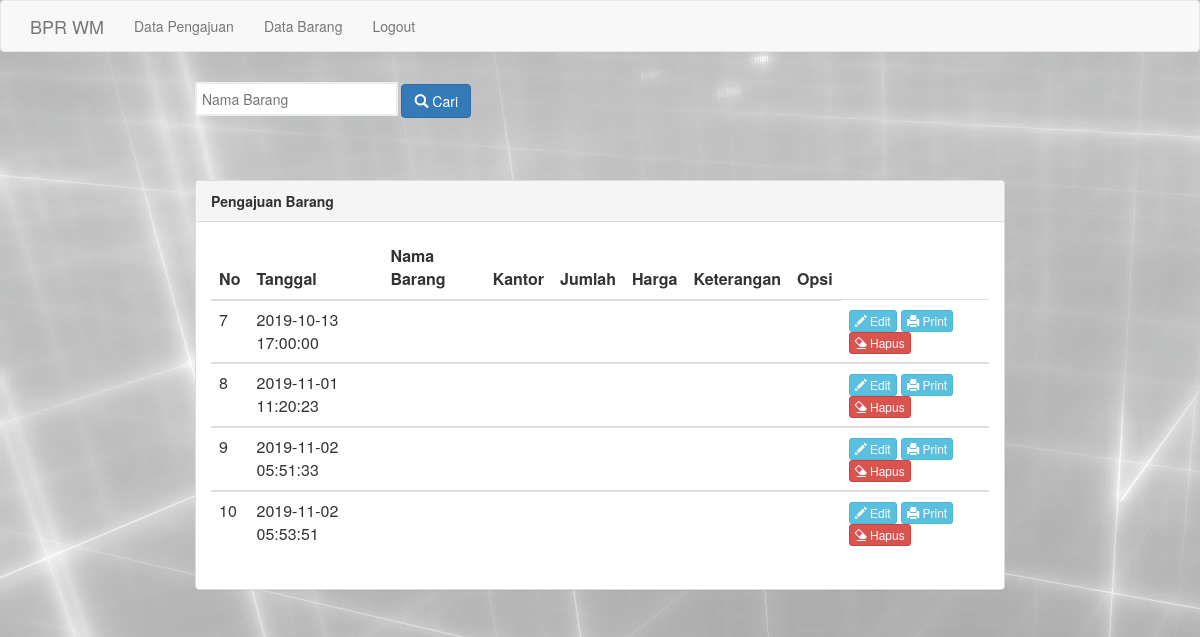
The page /hrd/proses_search.php on the database as committed earlier.
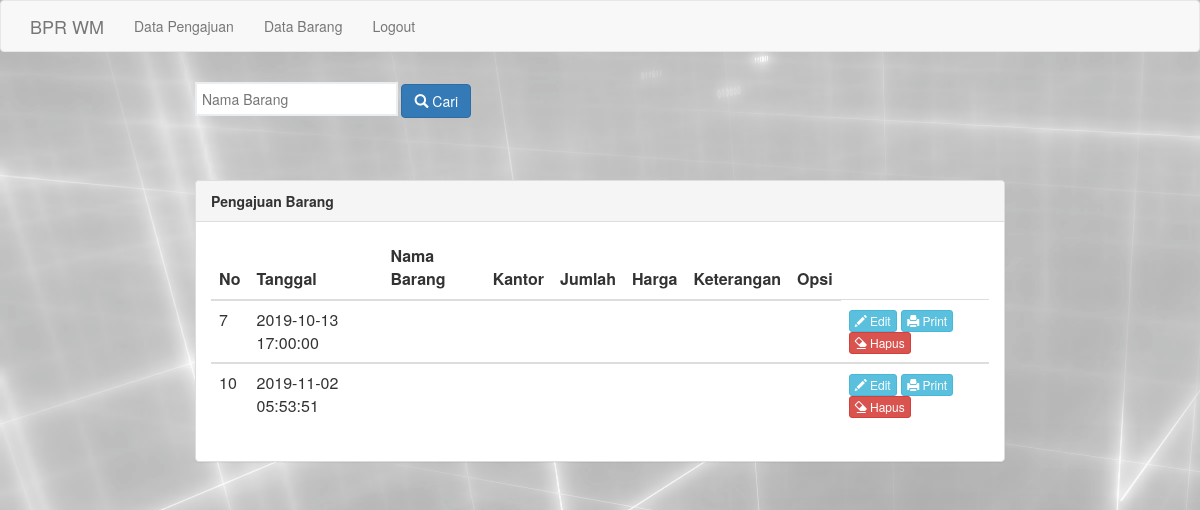
The same page on the database as committed later.
### tables this page shows
CREATE TABLE `pengajuan_brg` (
  `id_pengajuan` int(5) NOT NULL,
  `tgl_pengajuan` timestamp NOT NULL DEFAULT CURRENT_TIMESTAMP,
  `nm_brg_pgj` varchar(50) NOT NULL,
  `nm_kantor_pgj` varchar(50) NOT NULL,
  `jml_brg_pgj` int(100) NOT NULL,
  `sat_brg_pgj` varchar(100) NOT NULL,
  `hrg_brg_pgj` int(20) NOT NULL,
  `tot_hrg_pgj` int(100) NOT NULL,
  `ket_pgj` text NOT NULL,
  `notif_pgj` varchar(100) NOT NULL DEFAULT 'prosess'
);

### hrd/proses_search.php (the view, shortened to what this page needs)
<html>
<head>
  <link rel="stylesheet" type="text/css" href="assets/css/bootstrap.css">
</head>
<body>
  <nav class="navbar navbar-default">
          <div class="container">
            <div class="navbar-header">
              <a class="navbar-brand" href="www.bprwm.co.id">BPR WM</a>
            </div>
            <div class="collapse navbar-collapse" id="bs-example-navbar-collapse-1">
              <ul class="nav navbar-nav">
                <li><a href="index_pengajuan.php">Data Pengajuan <span class="sr-only">(current)</span></a></li>
                <li><a href="../admin/index_data.php">Data Barang</a></li>
                <li><a href="logout.php">Logout</a></li>
              </ul>
            </div>
          </div>
        </nav>
  <div class="row">
    <div class="container-fuild">
      <div class="row">
        <div class="col-md-8 col-md-offset-2">
          <form action="proses_search.php" method="get">
          <input type="search" name="cari" placeholder="Nama Barang" >
          <button action="proses_search.php" type="submit" class="btn btn-primary"><i class="glyphicon glyphicon-search" value="Cari"  ></i> Cari</button>
        </form>
<?php
include 'koneksi.php';
?>
          <br>
          <br>
          <div class="panel panel-default">
            <div class="panel-heading">
              <span class="title"><b>Pengajuan Barang</b></span>
            </div>
            <div class="panel-body">
              <table class="table table-stripped" width="100%">
                <thead>
                  <tr>
                    <th>No</th>
                    <th>Tanggal</th>
                    <th>Nama Barang</th>
                    <th>Kantor</th>
                    <th>Jumlah</th>
                    <th>Harga</th>
                    <th>Keterangan</th>
                    <th>Opsi</th>
                  </tr>
                </thead>
<?php
  if(isset($_GET['cari'])){
    $cari = $_GET['cari'];
    $lihat = mysqli_query($connect,"SELECT * FROM pengajuan_brg WHERE nm_brg like '%".$cari."%'");
  }else{
    $lihat = mysqli_query($connect,"SELECT * FROM pengajuan_brg");
  }
  $no = 1;
  while($data = mysqli_fetch_array($lihat)){
?>
                <tbody>
                  <tr>
                    <td><?php echo $data['id_pengajuan']?></td>
                    <td><?php echo $data['tgl_pengajuan']?></td>
                    <td><?php echo $data['nm_brg']?></td>
                    <td><?php echo $data['nm_kantor']?></td>
                    <td><?php echo $data['jml_brg']?></td>
                    <td><?php echo $data['hrg_brg']?></td>
                    <td><?php echo $data['ket']?></td>
                    <td>
                    <td>
                      <a href="edit.php?id_brg=<?php echo $data['id_brg']?>" class="btn btn-info btn-xs"><i class="glyphicon glyphicon-pencil"></i> Edit</a>
                      <a href="cetak.php?id_brg=<?php echo $data['id_brg']?>" class="btn btn-info btn-xs"><i class="glyphicon glyphicon-print"></i> Print</a>
                      <a href="proses_hapus.php?id_brg=<?php echo $data['id_brg']?>" class="btn btn-danger btn-xs"><i class="glyphicon glyphicon-erase"></i> Hapus</a>
                    </td>
                  </tr>
                </tbody>
                <?php $no++;}?>
              </table>
            </div>
          </div>
        </div>
      </div>
    </div>
  </div>
</body>
</html>

Rows that differ between the two databases and show on the page:
removed pengajuan_brg: id_pengajuan "8", tgl_pengajuan "2019-11-01 11:20:23"
removed pengajuan_brg: id_pengajuan "9", tgl_pengajuan "2019-11-02 05:51:33"
